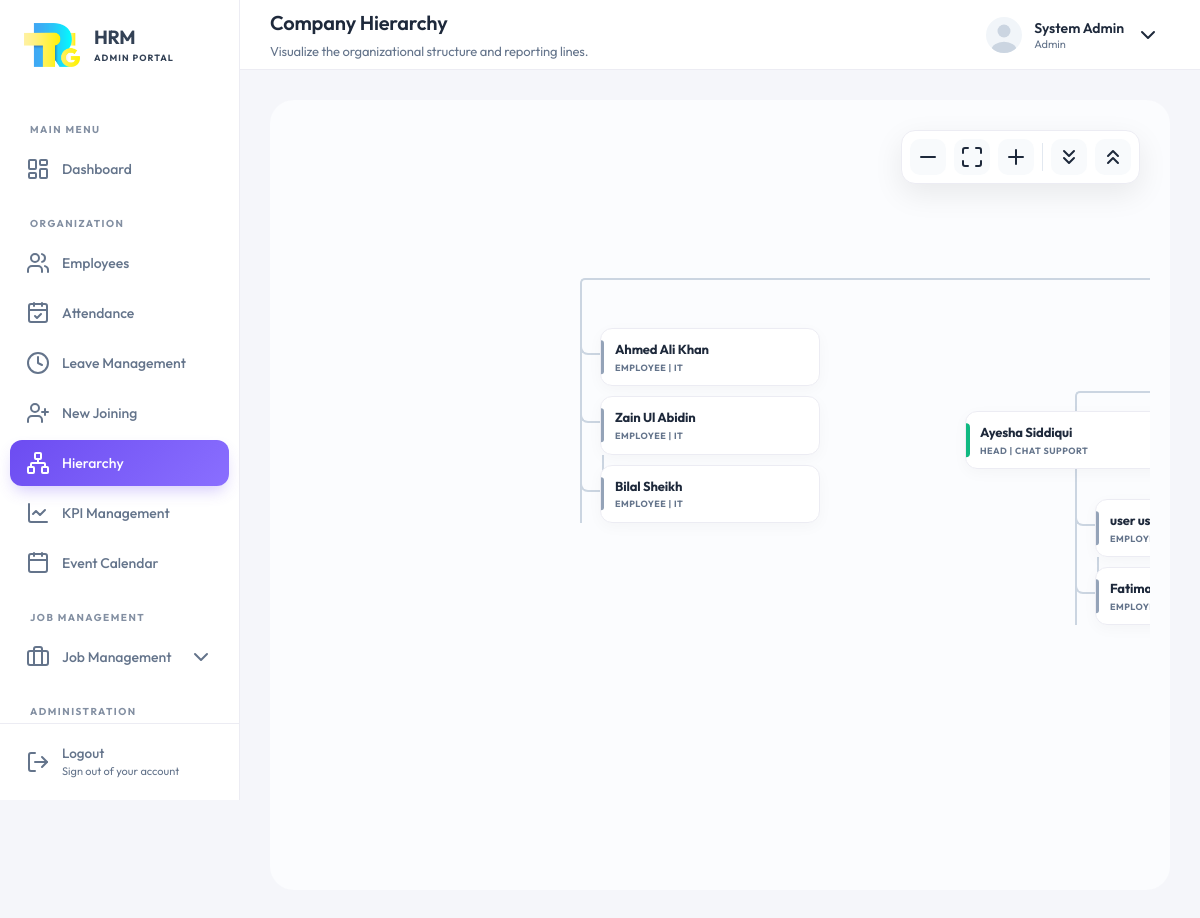
Before: /admin/hierarchy.php (signed in) with the older database file.
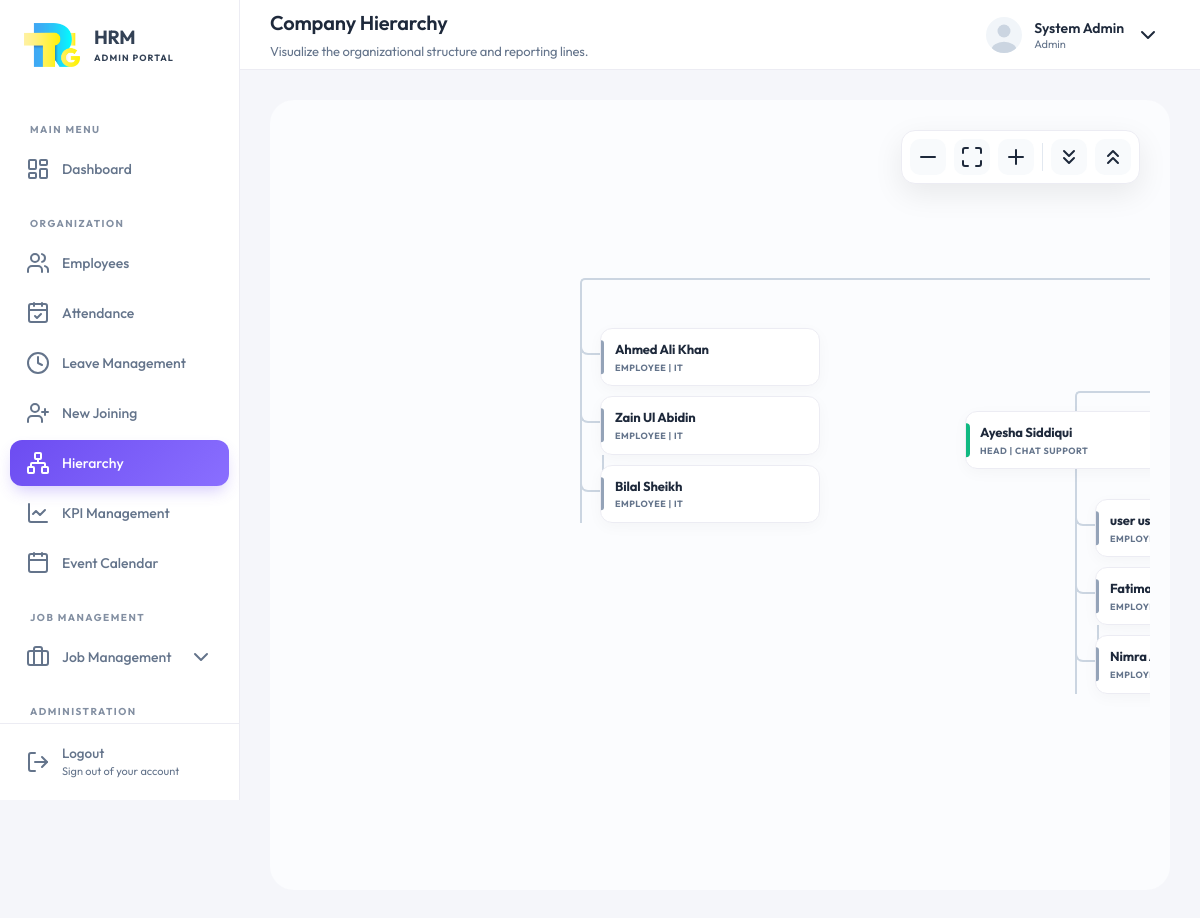
After: the same page with the newer database file.
### tables this page shows
CREATE TABLE `employees` (
  `id` int(11) NOT NULL,
  `first_name` varchar(50) NOT NULL,
  `middle_name` varchar(50) DEFAULT NULL,
  `last_name` varchar(50) NOT NULL,
  `email` varchar(100) NOT NULL,
  `password` varchar(255) NOT NULL,
  `role` enum('Admin','HR','Employee') DEFAULT 'Employee',
  `gender` enum('Male','Female','Other') DEFAULT NULL,
  `dob` date DEFAULT NULL,
  `phone` varchar(25) DEFAULT NULL,
  `cnic_number` varchar(25) DEFAULT NULL,
  `address` text DEFAULT NULL,
  `emergency_contact` varchar(25) DEFAULT NULL,
  `emergency_relation` varchar(50) DEFAULT NULL,
  `department_id` int(11) DEFAULT NULL,
  `shift_id` int(11) DEFAULT NULL,
  `job_title` varchar(100) DEFAULT NULL,
  `job_type` enum('Permanent','Probation','Internship') DEFAULT 'Permanent',
  `salary` decimal(12,2) DEFAULT 0.00,
  `joining_date` date DEFAULT NULL,
  `status` enum('Pending','Active','On Leave','Terminated','Exit') DEFAULT 'Pending',
  `id_card_path` varchar(255) DEFAULT NULL,
  `other_docs` text DEFAULT NULL,
  `resume_path` varchar(255) DEFAULT NULL,
  `profile_pic` varchar(255) DEFAULT NULL,
  `created_at` timestamp NOT NULL DEFAULT current_timestamp(),
  `updated_at` timestamp NULL DEFAULT NULL ON UPDATE current_timestamp(),
  `deleted_at` timestamp NULL DEFAULT NULL
);

CREATE TABLE `departments` (
  `id` int(11) NOT NULL,
  `name` varchar(100) NOT NULL,
  `manager` int(11) DEFAULT NULL,
  `head` int(11) DEFAULT NULL,
  `created_at` timestamp NOT NULL DEFAULT current_timestamp(),
  `updated_at` timestamp NULL DEFAULT NULL ON UPDATE current_timestamp(),
  `deleted_at` timestamp NULL DEFAULT NULL
);

### admin/hierarchy.php (the view, shortened to what the rows shown need)
<?php
include 'includes/header.php';
?>
<?php include 'includes/sidebar.php'; ?>
<div class="hierarchy-page-wrapper">
    <div class="hierarchy-container" id="hierarchyContainer">
        <div class="hierarchy-canvas" id="hierarchyCanvas">
            <ul class="tree">
                <li>
                    <ul>
                        <?php
                        $deptStmt = $pdo->query("
                        SELECT d.id, d.name,
                               d.manager as manager_id,
                               CONCAT_WS(' ', em.first_name, NULLIF(em.middle_name, ''), em.last_name) as manager_fullname,
                               em.job_title as m_title,
                               d.head as head_id,
                               CONCAT_WS(' ', eh.first_name, NULLIF(eh.middle_name, ''), eh.last_name) as head_fullname,
                               eh.job_title as h_title
                        FROM departments d
                        LEFT JOIN employees em ON d.manager = em.id
                        LEFT JOIN employees eh ON d.head = eh.id
                        WHERE d.deleted_at IS NULL
                        ORDER BY manager_fullname ASC, d.name ASC
                    ");
                        $all_depts = $deptStmt->fetchAll();
                        $groupedManagers = [];
                        foreach ($all_depts as $dept) {
                            $m_id = $dept['manager_id'] ?: 'none';
                            if (!isset($groupedManagers[$m_id])) {
                                $groupedManagers[$m_id] = [
                                    'fullname' => $dept['manager_fullname'],
                                    'title' => $dept['m_title'],
                                    'dept_list' => [],
                                    'departments' => []
                                ];
                            }
                            $groupedManagers[$m_id]['departments'][] = $dept;
                            $groupedManagers[$m_id]['dept_list'][] = $dept['name'];
                        }
                                foreach ($groupedManagers as $m_id => $data) {
                                    if ($m_id !== 'none') {
                                        ?>
                                        <li>
                                            <ul>
                                                <?php foreach ($data['departments'] as $dept) {
                                                    if ($dept['head_id']) { ?>
                                                        <li>
                                                            <div class="hier-node manager" onclick="toggleNode(this)">
                                                                <div class="hier-info">
                                                                    <h4><?php echo htmlspecialchars($dept['head_fullname']); ?></h4>
                                                                    <p>Head | <?php echo htmlspecialchars($dept['name']); ?></p>
                                                                </div>
                                                            </div>
                                                            <?php
                                                            $staffStmt = $pdo->prepare("SELECT CONCAT_WS(' ', first_name, NULLIF(middle_name, ''), last_name) as fullname, job_title FROM employees WHERE department_id = ? AND id NOT IN (?, ?) AND deleted_at IS NULL");
                                                            $staffStmt->execute([$dept['id'], $dept['manager_id'], $dept['head_id']]);
                                                            $staff = $staffStmt->fetchAll();
                                                            if (!empty($staff)) {
                                                                echo '<ul class="vertical-stack">';
                                                                foreach ($staff as $s) {
                                                                    echo '<li><div class="hier-node staff"><div class="hier-info">';
                                                                    echo '<h4>' . htmlspecialchars($s['fullname']) . '</h4>';
                                                                    echo '<p>Employee | ' . htmlspecialchars($dept['name']) . '</p>';
                                                                    echo '</div></div></li>';
                                                                }
                                                                echo '</ul>';
                                                            }
                                                            ?>
                                                        </li>
                                                    <?php }
                                                } ?>
                                            </ul>
                                        </li>
                                        <?php
                                    } else {
                                        foreach ($data['departments'] as $dept) {
                                            if ($dept['name'] === 'Manager') continue;
                                            if ($dept['head_id']) { ?>
                                                <li>
                                                    <div class="hier-node manager" onclick="toggleNode(this)">
                                                        <div class="hier-info">
                                                            <h4><?php echo htmlspecialchars($dept['head_fullname']); ?></h4>
                                                            <p>Head | <?php echo htmlspecialchars($dept['name']); ?></p>
                                                        </div>
                                                        <div class="hier-toggle"><i data-lucide="chevron-down"></i></div>
                                                    </div>
                                                    <?php
                                                    $staffStmt = $pdo->prepare("SELECT CONCAT_WS(' ', first_name, NULLIF(middle_name, ''), last_name) as fullname, job_title FROM employees WHERE department_id = ? AND id NOT IN (?, ?) AND deleted_at IS NULL");
                                                    $staffStmt->execute([$dept['id'], null, $dept['head_id']]);
                                                    $staff = $staffStmt->fetchAll();
                                                    if (!empty($staff)) {
                                                        echo '<ul class="vertical-stack">';
                                                        foreach ($staff as $s) {
                                                            echo '<li><div class="hier-node staff"><div class="hier-info">';
                                                            echo '<h4>' . htmlspecialchars($s['fullname']) . '</h4>';
                                                            echo '<p>Employee | ' . htmlspecialchars($dept['name']) . '</p>';
                                                            echo '</div></div></li>';
                                                        }
                                                        echo '</ul>';
                                                    }
                                                    ?>
                                                </li>
                                            <?php } else {
                                                $staffStmt = $pdo->prepare("SELECT CONCAT_WS(' ', first_name, NULLIF(middle_name, ''), last_name) as fullname, job_title FROM employees WHERE department_id = ? AND deleted_at IS NULL");
                                                $staffStmt->execute([$dept['id']]);
                                                $staff = $staffStmt->fetchAll();
                                                if (!empty($staff)) {
                                                    echo '<li><ul class="vertical-stack">';
                                                    foreach ($staff as $s) {
                                                        echo '<li><div class="hier-node staff"><div class="hier-info">';
                                                        echo '<h4>' . htmlspecialchars($s['fullname']) . '</h4>';
                                                        echo '<p>Employee | ' . htmlspecialchars($dept['name']) . '</p>';
                                                        echo '</div></div></li>';
                                                    }
                                                    echo '</ul></li>';
                                                }
                                            }
                                        }
                                    }
                                }
?>
                    </ul>
                </li>
            </ul>
        </div>
    </div>
</div>
<?php include 'includes/footer.php'; ?>

Changed rows visible on the page:
changed departments "CHAT SUPPORT": gains employees (fullname "Nimra…")
